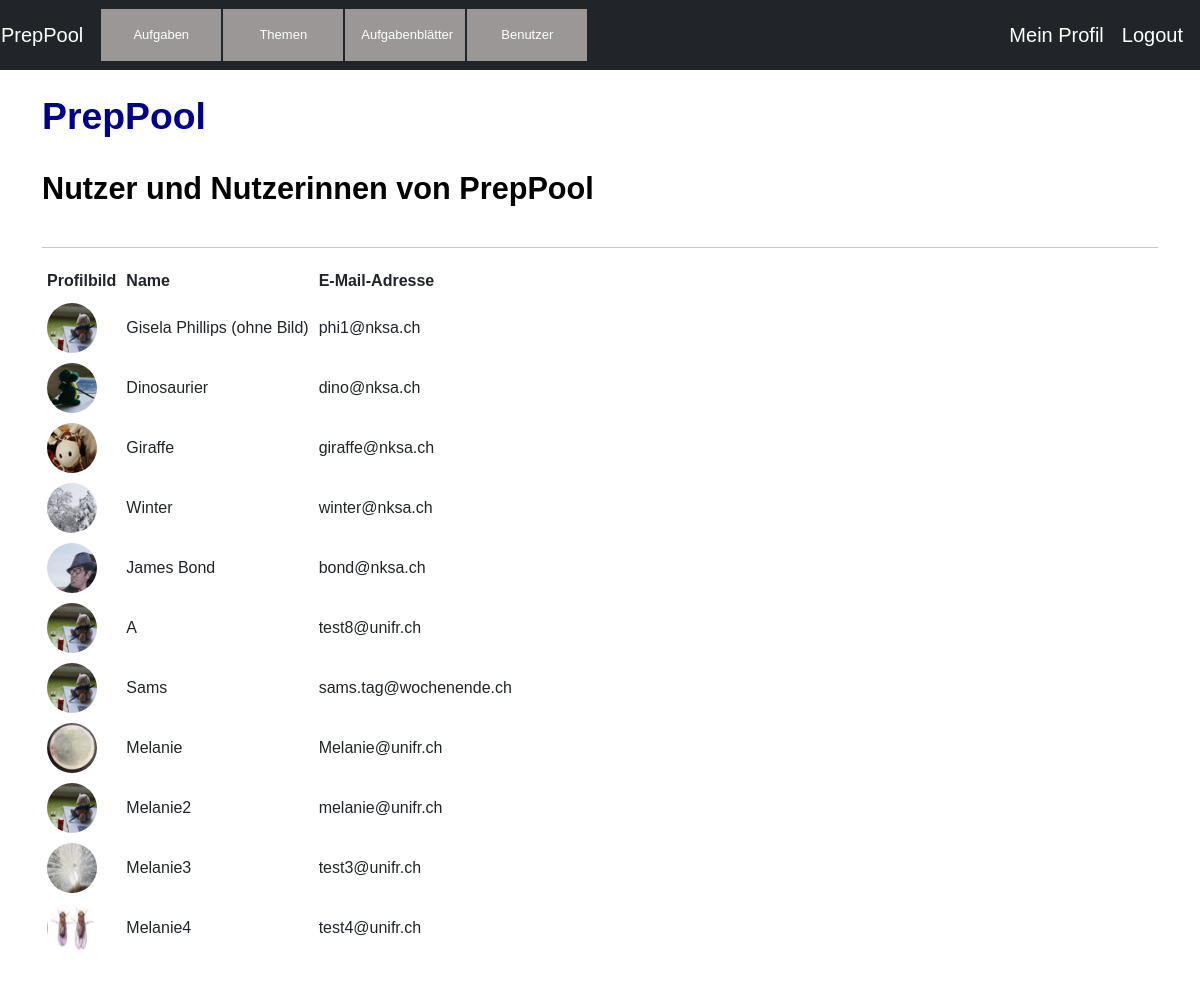
The page /users/view_users/ (signed in) on the database its author committed.
### app/users/models.py (models this page shows, shortened)
class User(db.Model, UserMixin):
    id = db.Column(db.Integer, primary_key=True)
    username=db.Column(db.String(20), unique=True, nullable=False)
    email=db.Column(db.String(120), unique=True, nullable=False)
    image_file=db.Column(db.String(20), nullable=False, default='default.jpg')
    password=db.Column(db.String(60), nullable=False)
    posts=db.relationship('Post', backref='autor', lazy=True)
    topics=db.relationship('Topic', backref='autor', lazy=True)
    sheets=db.relationship('Sheet', backref='autor', lazy=True)

### app/users/views.py (the view)
@mod.route('/view_users/')
def users():
       users= User.query.all()
       return render_template('users/view_users.html', users=users)

### app/users/models.py (called while the page is built)
@login_manager.user_loader
def load_user(user_id):
    return User.query.get(int(user_id))

### app/templates/users/view_users.html (shortened to what this page needs)
{% extends 'base.html' %}
{%block head  %}
<link rel="stylesheet" href="{{ url_for('static', filename='css/style.css') }}">
{% endblock%}
{%block body  %}
<br>
<h1>PrepPool</h1>
    <br>
<div>
<h2 style="display: inline">Nutzer und Nutzerinnen von PrepPool</h2>
<br>
</div>
<br>
<hr>
<table border="0" cellpadding ="5">
 <th>Profilbild</th>
 <th>Name</th>
 <th>E-Mail-Adresse</th>
  {% for user in users%}
<tr>
  <td><img class="rounded-circle account-img" style="width:50px;height:50px" src="{{ url_for('static', filename='profile_pics/'+ user.image_file) }}">
  </td>
  <td>{{ user.username}} </td>
  <td>{{ user.email }} </td>
</tr>
  {%endfor%}
</table>
  <br>
{% endblock%}

### app/static/css/style.css (style rules this page uses)
body { font-family: Arial, Helvetica, sans-serif; }
h1 { color: darkblue; font-size: 28pt; font-weight:bold; }
h2 { color: black; font-size: 23pt; font-weight:bold; }

### rows shown on the page
User: image_file (placeholder picture), username "Gisela Phillips (ohne Bild)", email "phi1@nksa.ch"
User: image_file (picture), username "Dinosaurier", email "dino@nksa.ch"
User: image_file (picture), username "Giraffe", email "giraffe@nksa.ch"
User: image_file (picture), username "Winter", email "winter@nksa.ch"
User: image_file (picture), username "James Bond", email "bond@nksa.ch"
User: image_file (placeholder picture), username "A", email "test8@unifr.ch"
User: image_file (placeholder picture), username "Sams", email "sams.tag@wochenende.ch"
User: image_file (picture), username "Melanie", email "Melanie@unifr.ch"
User: image_file (placeholder picture), username "Melanie2", email "melanie@unifr.ch"
User: image_file (picture), username "Melanie3", email "test3@unifr.ch"
User: image_file (picture), username "Melanie4", email "test4@unifr.ch"
